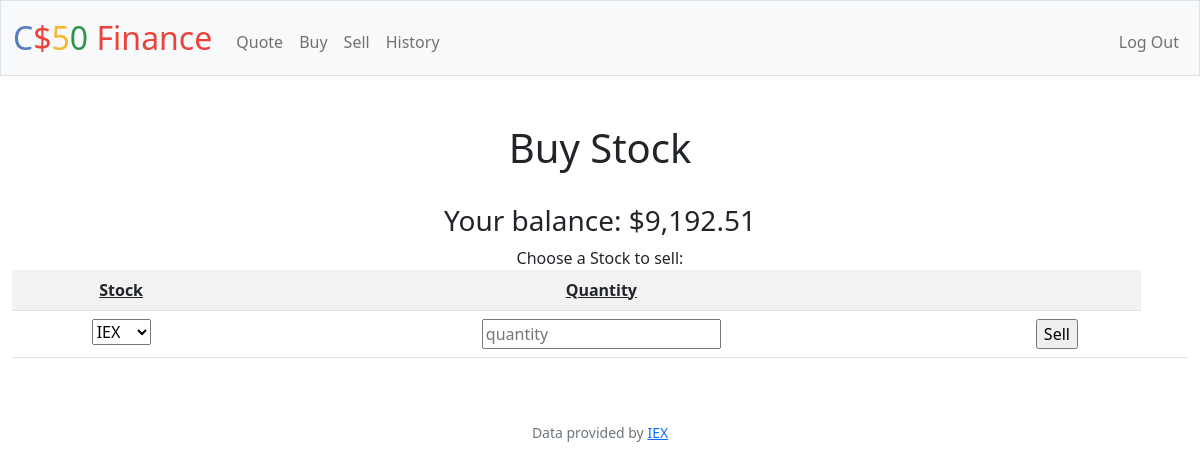
/sell (signed in), run on an earlier commit of the app's database.
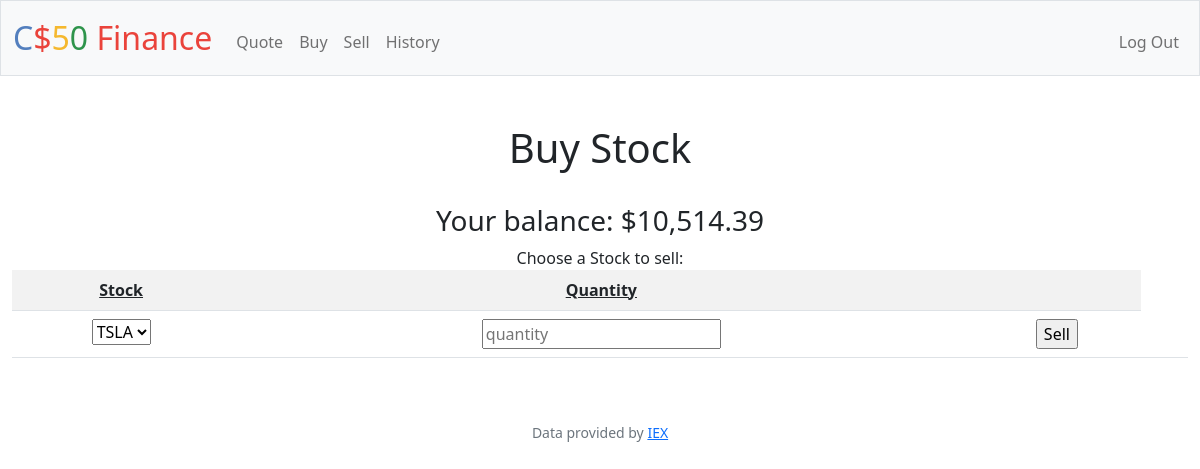
And on a later commit of the database.
### tables this page shows
CREATE TABLE users (id INTEGER PRIMARY KEY AUTOINCREMENT NOT NULL, username TEXT NOT NULL, hash TEXT NOT NULL, cash NUMERIC NOT NULL DEFAULT 10000.00);

### app.py (the view, shortened to what this page needs)
@app.route("/sell", methods=["GET", "POST"])
@login_required
def sell():
    balance = db.execute(
        "SELECT cash FROM users WHERE id = ?", session["user_id"])
    stocks = db.execute(
        "SELECT stock FROM stocks where person_id = ? AND quantity > 0",  session["user_id"])
    return render_template("sell.html", cash=balance[0]["cash"], stocks=stocks)

### app.py (called while the page is built)
@app.after_request
def after_request(response):
    response.headers["Cache-Control"] = "no-cache, no-store, must-revalidate"
    response.headers["Expires"] = 0
    response.headers["Pragma"] = "no-cache"
    return response

### helpers.py (called while the page is built)
def login_required(f):
    @wraps(f)
    def decorated_function(*args, **kwargs):
        if session.get("user_id") is None:
            return redirect("/login")
        return f(*args, **kwargs)
    return decorated_function

def usd(value):
    return f"${value:,.2f}"

### templates/sell.html
{% extends "layout.html"%}
{% block main %}
    <h1> Buy Stock </h1>
    <br>
    <form action="/sell" method="post">
        <h3>Your balance: {{ cash | usd }}</h3>
        <label for="cars">Choose a Stock to sell:</label>
            <table class="table table-striped">
                <tr>
                    <th class="headings">Stock</th>
                    <th  class="headings">Quantity</th>
                    <th> </th>
                </tr>
                <tr>
                    <td>
                        <select name="sell">
                        {% for stock in stocks %}
                            <option> {{ stock.stock }} </option>
                        {%endfor%}
                        </select>
                    </td>
                    <td>
                        <input name="quantity" type="text" placeholder="quantity">
                    </td>
                    <td>
                        <input type="submit" value="Sell">
                    <td>
                </tr>
            </table>
    </form>
{% endblock %}

### templates/layout.html (shortened to what this page needs)
<!DOCTYPE html>
<html lang="en">
    <head>
        <link href="https://cdn.jsdelivr.net/npm/bootstrap@5.1.3/dist/css/bootstrap.min.css" rel="stylesheet">
        <link href="/static/styles.css" rel="stylesheet">
    </head>
    <body>
        <nav class="bg-light border navbar navbar-expand-md navbar-light">
            <div class="container-fluid">
                <a class="navbar-brand" href="/"><span class="blue">C</span><span class="red">$</span><span class="yellow">5</span><span class="green">0</span> <span class="red">Finance</span></a>
                <div class="collapse navbar-collapse" id="navbar">
                    {% if session["user_id"] %}
                        <ul class="navbar-nav me-auto mt-2">
                            <li class="nav-item"><a class="nav-link" href="/quote">Quote</a></li>
                            <li class="nav-item"><a class="nav-link" href="/buy">Buy</a></li>
                            <li class="nav-item"><a class="nav-link" href="/sell">Sell</a></li>
                            <li class="nav-item"><a class="nav-link" href="/history">History</a></li>
                        </ul>
                        <ul class="navbar-nav ms-auto mt-2">
                            <li class="nav-item"><a class="nav-link" href="/logout">Log Out</a></li>
                        </ul>
                    {% else %}
                        <ul class="navbar-nav ms-auto mt-2">
                            <li class="nav-item"><a class="nav-link" href="/register">Register</a></li>
                            <li class="nav-item"><a class="nav-link" href="/login">Log In</a></li>
                        </ul>
                    {% endif %}
                </div>
            </div>
        </nav>
        <main class="container-fluid py-5 text-center">
            {% block main %}{% endblock %}
        </main>
        <footer class="mb-5 small text-center text-muted">
            Data provided by <a href="https://iexcloud.io/">IEX</a>
        </footer>
    </body>
</html>

### static/styles.css (style rules this page uses)
nav .navbar-brand { font-size: xx-large; }
nav .navbar-brand .blue { color: #537fbe; }
nav .navbar-brand .red { color: #ea433b; }
nav .navbar-brand .yellow { color: #f5b82e; }
nav .navbar-brand .green { color: #2e944b; }
.headings { text-decoration: underline; }

What changed in the data, as far as the page shows it:
changed users: cash "$9,192.51" → "$10,514.39"
Also different on the page:
form field sell: "IEX" → "TSLA"
